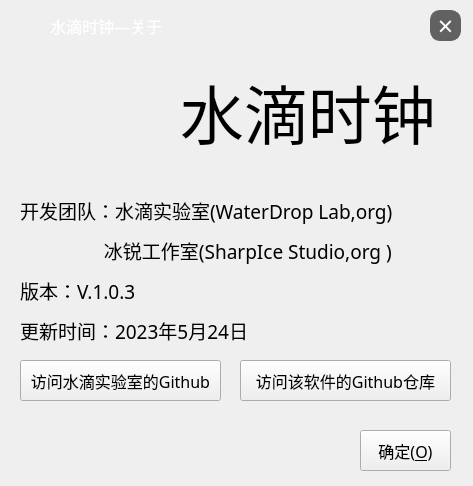
<?xml version="1.0" encoding="UTF-8"?>
<ui version="4.0">
 <class>AboutMe</class>
 <widget class="QDialog" name="AboutMe">
  <property name="geometry">
   <rect>
    <x>0</x>
    <y>0</y>
    <width>473</width>
    <height>486</height>
   </rect>
  </property>
  <property name="windowTitle">
   <string>Dialog</string>
  </property>
  <widget class="QLabel" name="label_22">
   <property name="geometry">
    <rect>
     <x>50</x>
     <y>10</y>
     <width>131</width>
     <height>31</height>
    </rect>
   </property>
   <property name="font">
    <font>
     <family>幼圆</family>
     <pointsize>12</pointsize>
    </font>
   </property>
   <property name="styleSheet">
    <string notr="true">color:white;</string>
   </property>
   <property name="text">
    <string>水滴时钟—关于</string>
   </property>
  </widget>
  <widget class="QPushButton" name="btndef_2">
   <property name="geometry">
    <rect>
     <x>430</x>
     <y>10</y>
     <width>31</width>
     <height>31</height>
    </rect>
   </property>
   <property name="font">
    <font>
     <family>Microsoft YaHei</family>
     <pointsize>20</pointsize>
     <weight>50</weight>
     <bold>false</bold>
    </font>
   </property>
   <property name="cursor">
    <cursorShape>PointingHandCursor</cursorShape>
   </property>
   <property name="toolTip">
    <string>关闭(ALT+F4)</string>
   </property>
   <property name="styleSheet">
    <string notr="true">QPushButton
{border-radius:10px;
border: 1px solid rgb(97, 97,97);
background-color:rgb(97, 97,97);
color:white;
}
QPushButton::pressed
{
background-color:rgb(205, 205, 205);
border: 1px solid rgb(97, 97,97);
}

</string>
   </property>
   <property name="text">
    <string>×</string>
   </property>
   <property name="shortcut">
    <string>Esc</string>
   </property>
  </widget>
  <widget class="QLabel" name="pic">
   <property name="geometry">
    <rect>
     <x>10</x>
     <y>10</y>
     <width>31</width>
     <height>31</height>
    </rect>
   </property>
   <property name="text">
    <string/>
   </property>
   <property name="pixmap">
    <pixmap resource="res.qrc">:/logo/res/PS.ico</pixmap>
   </property>
  </widget>
  <widget class="QPushButton" name="btndef">
   <property name="geometry">
    <rect>
     <x>360</x>
     <y>430</y>
     <width>91</width>
     <height>41</height>
    </rect>
   </property>
   <property name="font">
    <font>
     <family>Microsoft YaHei</family>
     <pointsize>12</pointsize>
    </font>
   </property>
   <property name="cursor">
    <cursorShape>PointingHandCursor</cursorShape>
   </property>
   <property name="styleSheet">
    <string notr="true"/>
   </property>
   <property name="text">
    <string>确定(&amp;O)</string>
   </property>
   <property name="shortcut">
    <string>Return</string>
   </property>
  </widget>
  <widget class="QLabel" name="label_3">
   <property name="geometry">
    <rect>
     <x>20</x>
     <y>170</y>
     <width>451</width>
     <height>81</height>
    </rect>
   </property>
   <property name="font">
    <font>
     <family>微软雅黑</family>
     <pointsize>14</pointsize>
     <weight>50</weight>
     <bold>false</bold>
    </font>
   </property>
   <property name="styleSheet">
    <string notr="true"/>
   </property>
   <property name="text">
    <string>开发团队：水滴实验室(WaterDrop Lab,org)</string>
   </property>
   <property name="wordWrap">
    <bool>true</bool>
   </property>
  </widget>
  <widget class="QLabel" name="label_2">
   <property name="geometry">
    <rect>
     <x>180</x>
     <y>60</y>
     <width>421</width>
     <height>101</height>
    </rect>
   </property>
   <property name="font">
    <font>
     <family>幼圆</family>
     <pointsize>48</pointsize>
     <weight>50</weight>
     <bold>false</bold>
    </font>
   </property>
   <property name="styleSheet">
    <string notr="true"/>
   </property>
   <property name="text">
    <string>水滴时钟</string>
   </property>
  </widget>
  <widget class="QLabel" name="label_7">
   <property name="geometry">
    <rect>
     <x>20</x>
     <y>50</y>
     <width>131</width>
     <height>131</height>
    </rect>
   </property>
   <property name="font">
    <font>
     <family>幼圆</family>
     <pointsize>60</pointsize>
     <weight>50</weight>
     <bold>false</bold>
    </font>
   </property>
   <property name="styleSheet">
    <string notr="true">background-image:url(:/logo/res/PS.ico);</string>
   </property>
   <property name="text">
    <string/>
   </property>
  </widget>
  <widget class="QLabel" name="label_4">
   <property name="geometry">
    <rect>
     <x>20</x>
     <y>210</y>
     <width>451</width>
     <height>81</height>
    </rect>
   </property>
   <property name="font">
    <font>
     <family>微软雅黑</family>
     <pointsize>14</pointsize>
     <weight>50</weight>
     <bold>false</bold>
    </font>
   </property>
   <property name="styleSheet">
    <string notr="true"/>
   </property>
   <property name="text">
    <string>                 冰锐工作室(SharpIce Studio,org )                     </string>
   </property>
   <property name="wordWrap">
    <bool>true</bool>
   </property>
  </widget>
  <widget class="QLabel" name="label_5">
   <property name="geometry">
    <rect>
     <x>20</x>
     <y>250</y>
     <width>451</width>
     <height>81</height>
    </rect>
   </property>
   <property name="font">
    <font>
     <family>微软雅黑</family>
     <pointsize>14</pointsize>
     <weight>50</weight>
     <bold>false</bold>
    </font>
   </property>
   <property name="styleSheet">
    <string notr="true"/>
   </property>
   <property name="text">
    <string>版本：V.1.0.3</string>
   </property>
   <property name="wordWrap">
    <bool>true</bool>
   </property>
  </widget>
  <widget class="QLabel" name="label_6">
   <property name="geometry">
    <rect>
     <x>20</x>
     <y>290</y>
     <width>451</width>
     <height>81</height>
    </rect>
   </property>
   <property name="font">
    <font>
     <family>微软雅黑</family>
     <pointsize>14</pointsize>
     <weight>50</weight>
     <bold>false</bold>
    </font>
   </property>
   <property name="styleSheet">
    <string notr="true"/>
   </property>
   <property name="text">
    <string>更新时间：2023年5月24日</string>
   </property>
   <property name="wordWrap">
    <bool>true</bool>
   </property>
  </widget>
  <widget class="QPushButton" name="btndef_3">
   <property name="geometry">
    <rect>
     <x>20</x>
     <y>360</y>
     <width>201</width>
     <height>41</height>
    </rect>
   </property>
   <property name="font">
    <font>
     <family>Microsoft YaHei</family>
     <pointsize>12</pointsize>
    </font>
   </property>
   <property name="cursor">
    <cursorShape>PointingHandCursor</cursorShape>
   </property>
   <property name="styleSheet">
    <string notr="true"/>
   </property>
   <property name="text">
    <string>访问水滴实验室的Github</string>
   </property>
  </widget>
  <widget class="QPushButton" name="btndef_4">
   <property name="geometry">
    <rect>
     <x>240</x>
     <y>360</y>
     <width>211</width>
     <height>41</height>
    </rect>
   </property>
   <property name="font">
    <font>
     <family>Microsoft YaHei</family>
     <pointsize>12</pointsize>
    </font>
   </property>
   <property name="cursor">
    <cursorShape>PointingHandCursor</cursorShape>
   </property>
   <property name="styleSheet">
    <string notr="true"/>
   </property>
   <property name="text">
    <string>访问该软件的Github仓库</string>
   </property>
  </widget>
 </widget>
 <resources>
  <include location="res.qrc"/>
 </resources>
 <connections>
  <connection>
   <sender>btndef</sender>
   <signal>clicked()</signal>
   <receiver>AboutMe</receiver>
   <slot>close()</slot>
   <hints>
    <hint type="sourcelabel">
     <x>395</x>
     <y>460</y>
    </hint>
    <hint type="destinationlabel">
     <x>236</x>
     <y>242</y>
    </hint>
   </hints>
  </connection>
 </connections>
</ui>
